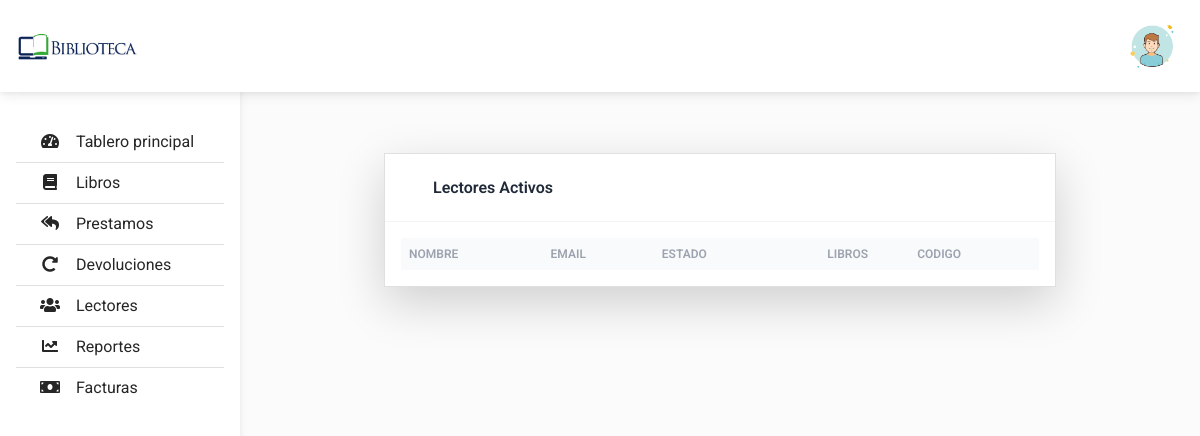
The page /lectores.php on the database as committed earlier.
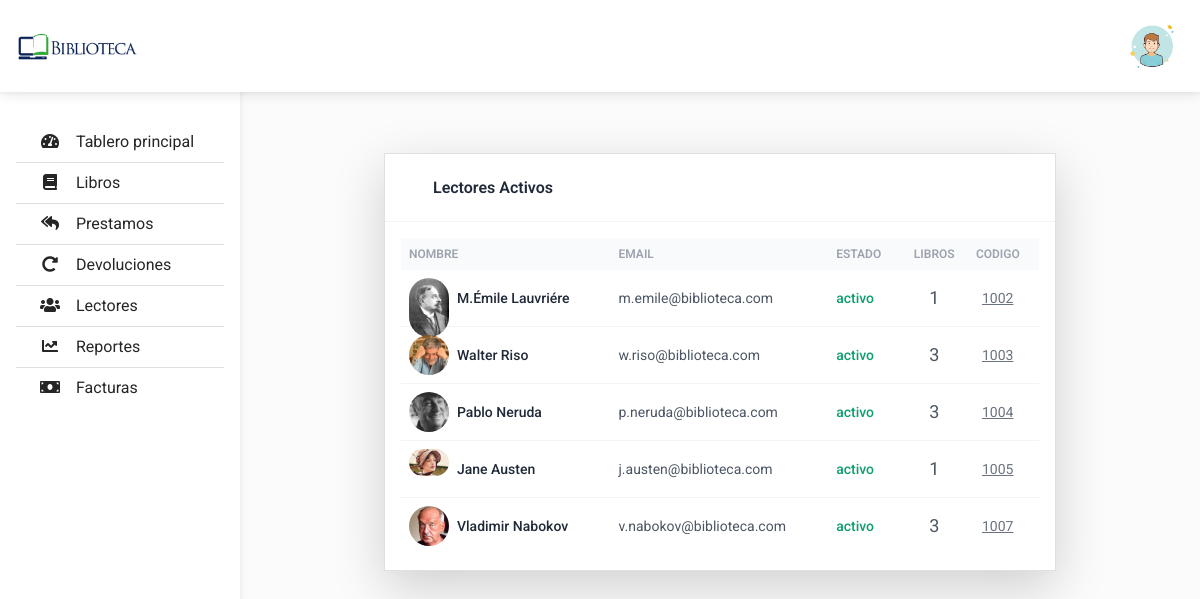
The same page on the database as committed later.
### tables this page shows
CREATE TABLE `lector` (
  `codigoLector` int(11) NOT NULL,
  `estado` tinyint(4) NOT NULL DEFAULT 1
);

### lectores.php (called while the page is built, shortened)
<?php
require_once('php/components/head.php');
require_once('php/view/lectores/index.php');
require_once('php/components/footer.php');

### php/classes/Lectores.php (called while the page is built, shortened)
<?php
class Lectores implements ISelect
{
    function Select($sql)
    {
        return $this->ejecutar($sql)->fetchAll(PDO::FETCH_OBJ);
    }
}
$lector = new Lectores();

### php/view/lectores/validate.php (called while the page is built)
<?php
$sql = "SELECT * FROM `v_lectores`;";
$columna = $lector->Select($sql);

### php/traits/Database.php (called while the page is built)
<?php
trait Database
{
    protected function pdo()
    {
        $host = "mysql:host=localhost;dbname=bd-biblioteca";
        $username = "root";
        $password = "";
        $option = [PDO::ATTR_ERRMODE => PDO::ERRMODE_WARNING];
        try {
            $pdo = new PDO($host, $username, $password, $option);
            if ($pdo instanceof PDO) {
                return $pdo;
            } else {
                throw new Exception(message: "Database not found");
            }
        } catch (PDOException $e) {
            die($e->getMessage());
        }
    }
    protected function ejecutar($sql)
    {
        $query = $this->pdo()->prepare($sql);
        if (!@$query->execute()) return false;
        return $query;
    }
}

### php/view/lectores/index.php (the view, shortened to what this page needs)
<?php require_once('validate.php'); ?>
<section class="flex flex-col justify-center antialiased text-gray-600 min-h-screen p-4">
    <div class="h-full">
        <div class="w-full max-w-2xl mx-auto bg-white shadow-lg rounded-sm border border-gray-200">
            <header class="px-5 py-4 border-b border-gray-100">
                <h2 class="font-semibold text-gray-800">Lectores Activos</h2>
            </header>
            <div class="p-3">
                <div class="overflow-x-auto">
                    <table class="table-auto w-full">
                        <thead class="text-xs font-semibold uppercase text-gray-400 bg-gray-50">
                            <tr>
                                <th class="p-2 whitespace-nowrap">
                                    <div class="font-semibold text-left">Nombre</div>
                                </th>
                                <th class="p-2 whitespace-nowrap">
                                    <div class="font-semibold text-left">Email</div>
                                </th>
                                <th class="p-2 whitespace-nowrap">
                                    <div class="font-semibold text-left">Estado</div>
                                </th>
                                <th class="p-2 whitespace-nowrap">
                                    <div class="font-semibold text-center">Libros</div>
                                </th>
                                <th class="p-2 whitespace-nowrap">
                                    <div class="font-semibold text-left">Codigo</div>
                                </th>
                            </tr>
                        </thead>
                        <tbody class="text-sm divide-y divide-gray-100">
                            <?php foreach ($columna as $valor) { ?>
                                <tr>
                                    <td class="p-2 whitespace-nowrap">
                                        <div class="flex items-center">
                                            <div class="w-10 h-10 flex-shrink-0 mr-2 sm:mr-3">
                                                <img class="rounded-full" src="/biblioteca/php/public/images/usuarios/<?= $valor->codigoLector; ?>.jpg" width="40" height="40" alt="<?= $valor->nombre; ?>">
                                            </div>
                                            <div class="font-medium text-gray-800"><?= $valor->nombre; ?></div>
                                        </div>
                                    </td>
                                    <td class="p-2 whitespace-nowrap">
                                        <div class="text-left"><?= $valor->usuario; ?></div>
                                    </td>
                                    <td class="p-2 whitespace-nowrap">
                                        <div class="text-left font-medium text-green-500">activo</div>
                                    </td>
                                    <td class="p-2 whitespace-nowrap">
                                        <div class="text-lg text-center"><?= $valor->cantidad; ?></div>
                                    </td>
                                    <td class="p-2 whitespace-nowrap">
                                        <div class="text-left">
                                            <button type="button" class="hidden underline sm:inline-block text-gray-500 dark:text-gray-400 hover:bg-gray-100 dark:hover:bg-gray-700 focus:outline-none focus:ring-4 focus:outline-none focus:ring-gray-200 dark:focus:ring-gray-700 rounded-lg text-sm p-1.5" data-mdb-toggle="modal" data-mdb-target="#exampleModal<?= $valor->codigoLector; ?>">
                                                <?= $valor->codigoLector; ?>
                                            </button>
                                        </div>
                                    </td>
                                </tr>
                            <?php } ?>
                        </tbody>
                    </table>
                </div>
            </div>
        </div>
    </div>
</section>

### php/components/head.php (shortened to what this page needs)
<!DOCTYPE html>
<html lang="es">
<head>
    <link rel="stylesheet" href="https://use.fontawesome.com/releases/v5.11.2/css/all.css" />
    <link rel="stylesheet" href="/biblioteca/assets/css/bootstrap.min.css" />
    <link rel="stylesheet" href="/biblioteca/assets/css/app.css">
    <link rel="stylesheet" href="/biblioteca/assets/css/style.css" />
</head>
<body>
    <?php require_once('menu.php'); ?>
    <main style="margin-top: 105px">
        <div class="container pt-4">

### php/components/menu.php
<header>
    <?php require_once('sidebar.php'); ?>
    <?php require_once('navbar.php'); ?>
</header>

### php/components/sidebar.php
<nav id="sidebarMenu" class="collapse d-lg-block sidebar collapse bg-white">
    <div class="position-sticky" style="margin-top: 4rem;">
        <div class="list-group list-group-flush mx-3 mt-4">
            <a href="/biblioteca/" class="list-group-item list-group-item-action py-2 ripple" aria-current="true">
                <i class="fas fa-tachometer-alt fa-fw me-3"></i><span>Tablero principal</span>
            </a>
            <a href="/biblioteca/php/view/books/index.php" class="list-group-item list-group-item-action py-2 ripple">
                <i class="fas fa-book fa-fw me-3"></i><span>Libros</span>
            </a>
            <a href="/biblioteca/prestamos.php" class="list-group-item list-group-item-action py-2 ripple"><i class="fas fa-reply-all fa-fw me-3"></i><span>Prestamos</span></a>
            <a href="/biblioteca/devoluciones.php" class="list-group-item list-group-item-action py-2 ripple"><i class="fas fa-redo-alt fa-fw me-3"></i><span>Devoluciones</span></a>
            <a href="/biblioteca/lectores.php" class="list-group-item list-group-item-action py-2 ripple"><i class="fas fa-users fa-fw me-3"></i><span>Lectores</span></a>
            <a href="#" class="list-group-item list-group-item-action py-2 ripple"><i class="fas fa-chart-line fa-fw me-3"></i><span>Reportes</span></a>
            <a href="#" class="list-group-item list-group-item-action py-2 ripple"><i class="fas fa-money-bill fa-fw me-3"></i><span>Facturas</span></a>
        </div>
    </div>
</nav>

### php/components/navbar.php (shortened to what this page needs)
<nav id="main-navbar" class="navbar navbar-expand-lg navbar-light bg-white fixed-top">
    <div class="container-fluid">
        <a class="navbar-brand" href="/biblioteca">
            <img src="/biblioteca/assets/image/logo.jpg" height="35" width="130" alt="" loading="lazy" />
        </a>
        <ul class="navbar-nav ms-auto d-flex flex-row">
            <li class="nav-item dropdown">
                <a class="nav-link dropdown-toggle hidden-arrow d-flex align-items-center" href="#" id="navbarDropdownMenuLink" role="button" data-mdb-toggle="dropdown" aria-expanded="false">
                    <img src="/biblioteca/assets/image/icon-usuario.png" class="rounded-circle" width="55" height="35" alt="Usuario" loading="lazy" />
                </a>
            </li>
        </ul>
    </div>
</nav>

### php/components/footer.php (shortened to what this page needs)
</div>
</main>
</body>
</html>

### assets/css/style.css (style rules this page uses)
body { background-color: #fbfbfb; }
@media (min-width: 991.98px) { main { padding-left: 240px; } }
.sidebar { position: fixed; top: 0; bottom: 0; left: 0; padding: 58px 0 0; box-shadow: 0 2px 5px 0 rgb(0 0 0 / 5%), 0 2px 10px 0 rgb(0 0 0 / 5%); width: 240px; z-index: 600; }

Rows that differ between the two databases and show on the page:
now on this page (row unchanged): lector: codigoLector (picture), nombre "M.Émile Lauvriére", usuario "m.emile@biblioteca.com", cantidad "1", codigoLector "1002"
added lector: codigoLector (picture), nombre "Walter Riso", usuario "w.riso@biblioteca.com", cantidad "3", codigoLector "1003"
added lector: codigoLector (picture), nombre "Pablo Neruda", usuario "p.neruda@biblioteca.com", cantidad "3", codigoLector "1004"
added lector: codigoLector (picture), nombre "Jane Austen", usuario "j.austen@biblioteca.com", cantidad "1", codigoLector "1005"
added lector: codigoLector (picture), nombre "Vladimir Nabokov", usuario "v.nabokov@biblioteca.com", cantidad "3", codigoLector "1007"
